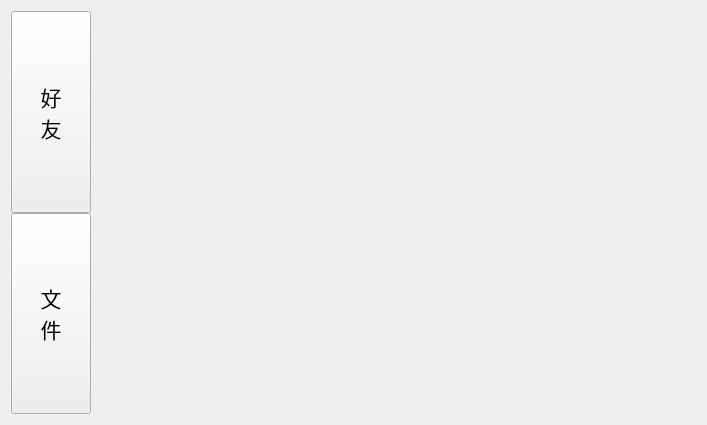
<?xml version="1.0" encoding="UTF-8"?>
<ui version="4.0">
 <class>Index</class>
 <widget class="QWidget" name="Index">
  <property name="geometry">
   <rect>
    <x>0</x>
    <y>0</y>
    <width>707</width>
    <height>425</height>
   </rect>
  </property>
  <property name="windowTitle">
   <string>Form</string>
  </property>
  <layout class="QFormLayout" name="formLayout">
   <item row="0" column="0">
    <layout class="QVBoxLayout" name="verticalLayout">
     <property name="spacing">
      <number>0</number>
     </property>
     <item>
      <widget class="QPushButton" name="friend_PB">
       <property name="sizePolicy">
        <sizepolicy hsizetype="Expanding" vsizetype="Expanding">
         <horstretch>0</horstretch>
         <verstretch>0</verstretch>
        </sizepolicy>
       </property>
       <property name="minimumSize">
        <size>
         <width>0</width>
         <height>100</height>
        </size>
       </property>
       <property name="font">
        <font>
         <family>Adobe Arabic</family>
         <pointsize>16</pointsize>
        </font>
       </property>
       <property name="text">
        <string>好
友</string>
       </property>
      </widget>
     </item>
     <item>
      <widget class="QPushButton" name="file_PB">
       <property name="sizePolicy">
        <sizepolicy hsizetype="Minimum" vsizetype="Expanding">
         <horstretch>0</horstretch>
         <verstretch>0</verstretch>
        </sizepolicy>
       </property>
       <property name="minimumSize">
        <size>
         <width>0</width>
         <height>100</height>
        </size>
       </property>
       <property name="font">
        <font>
         <family>Adobe Arabic</family>
         <pointsize>16</pointsize>
        </font>
       </property>
       <property name="text">
        <string>文
件</string>
       </property>
      </widget>
     </item>
    </layout>
   </item>
   <item row="0" column="1">
    <widget class="QStackedWidget" name="stackedWidget">
     <widget class="Friend" name="friendpage"/>
     <widget class="File" name="filepage"/>
    </widget>
   </item>
  </layout>
 </widget>
 <customwidgets>
  <customwidget>
   <class>File</class>
   <extends>QWidget</extends>
   <header>file.h</header>
   <container>1</container>
  </customwidget>
  <customwidget>
   <class>Friend</class>
   <extends>QWidget</extends>
   <header>friend.h</header>
   <container>1</container>
  </customwidget>
 </customwidgets>
 <resources/>
 <connections/>
</ui>
